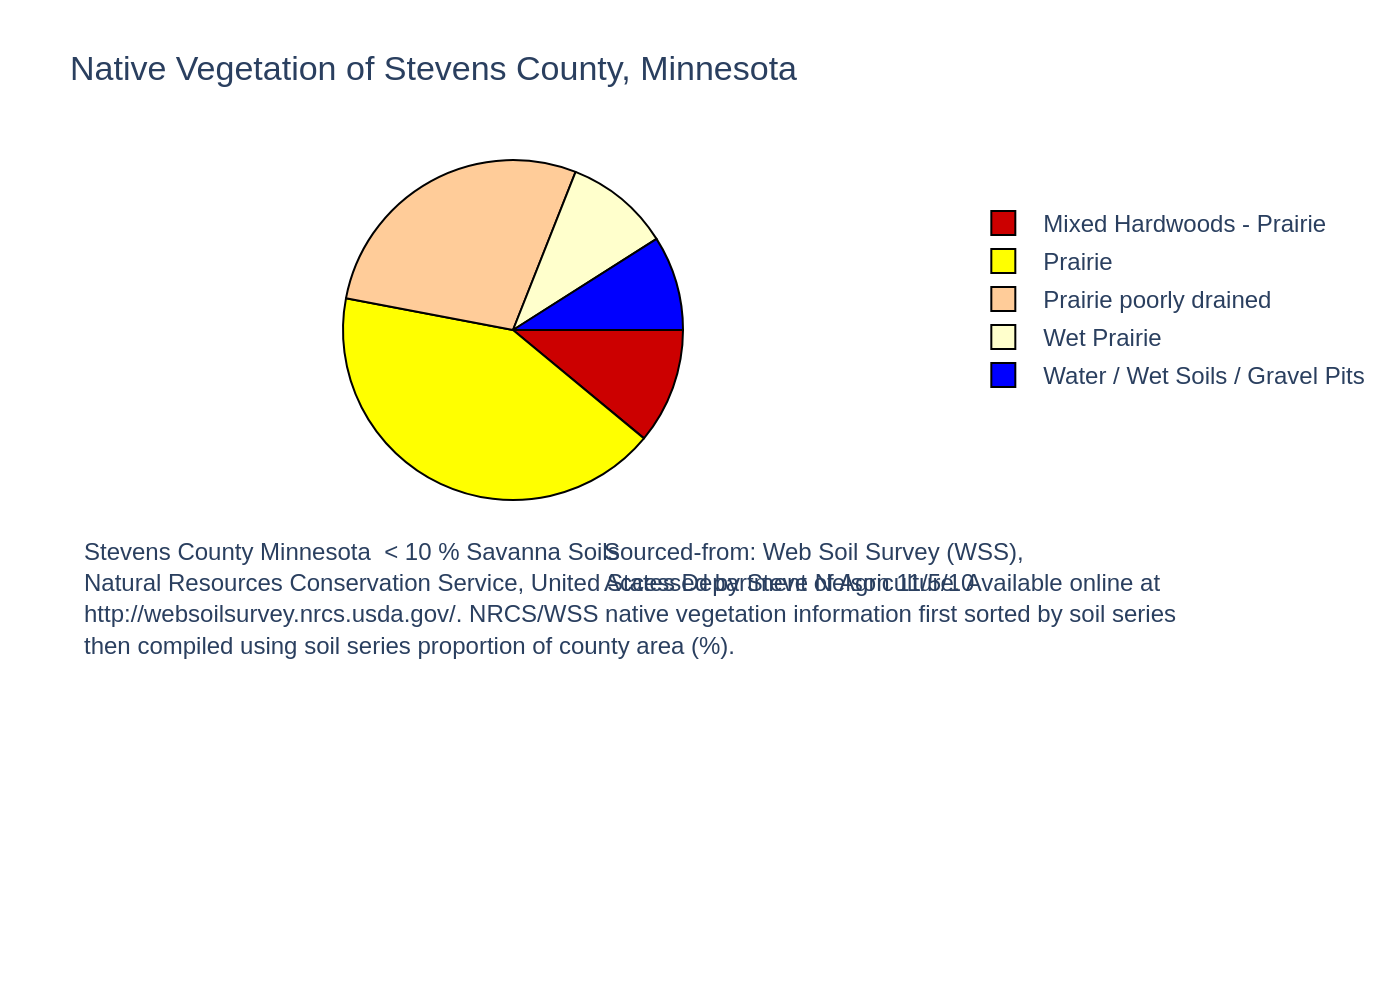

Generate this figure with Python:
import sys
import json
import plotly.graph_objects as go
from pathlib import Path

# Ensure a JSON file path is provided as a command-line argument
if len(sys.argv) != 2:
    print(f"Usage: python {Path(__file__).name} <json_file_path>")
    sys.exit(1)

json_file_path = Path(sys.argv[1])
if not json_file_path.is_file():
    print(f"Error: JSON file not found at '{json_file_path}'")
    sys.exit(1)

# Load data and configuration from the specified JSON file
with open(json_file_path, 'r', encoding='utf-8') as f:
    chart_info = json.load(f)

# Extract data for the chart
chart_data = chart_info.get('chart_data', [])
labels = [item.get('label') for item in chart_data]
values = [item.get('value') for item in chart_data]
colors = chart_info.get('colors', [])
texts = chart_info.get('texts', {})

# Create the pie chart figure
fig = go.Figure()

fig.add_trace(go.Pie(
    labels=labels,
    values=values,
    hole=0,
    marker=dict(
        colors=colors,
        line=dict(color='black', width=1)
    ),
    sort=False,
    direction='clockwise',
    rotation=90,  # Centers the first slice at the top
    textinfo='none' # Hides the default percentage labels on the slices
))

# Prepare annotations for source text
annotations = []
if texts.get('source_left'):
    annotations.append(dict(
        text=texts['source_left'],
        x=0,
        y=-0.1,
        xref='paper',
        yref='paper',
        showarrow=False,
        xanchor='left',
        yanchor='top',
        align='left'
    ))

if texts.get('source_right'):
    annotations.append(dict(
        text=texts['source_right'],
        x=0.6,
        y=-0.1,
        xref='paper',
        yref='paper',
        showarrow=False,
        xanchor='left',
        yanchor='top',
        align='left'
    ))

# Update the layout for a clean and accurate presentation
fig.update_layout(
    title_text=texts.get('title'),
    font=dict(
        family="Arial",
        size=12
    ),
    plot_bgcolor='#D3D3D3',
    paper_bgcolor='white',
    legend=dict(
        x=1.02,
        y=0.9,
        xanchor='left',
        yanchor='top'
    ),
    margin=dict(l=40, r=40, t=80, b=250),
    annotations=annotations
)

# Generate the output image file
output_filename = f"{json_file_path.stem}.png"
fig.write_image(output_filename, scale=2)

print(f"Chart successfully generated and saved as '{output_filename}'")
